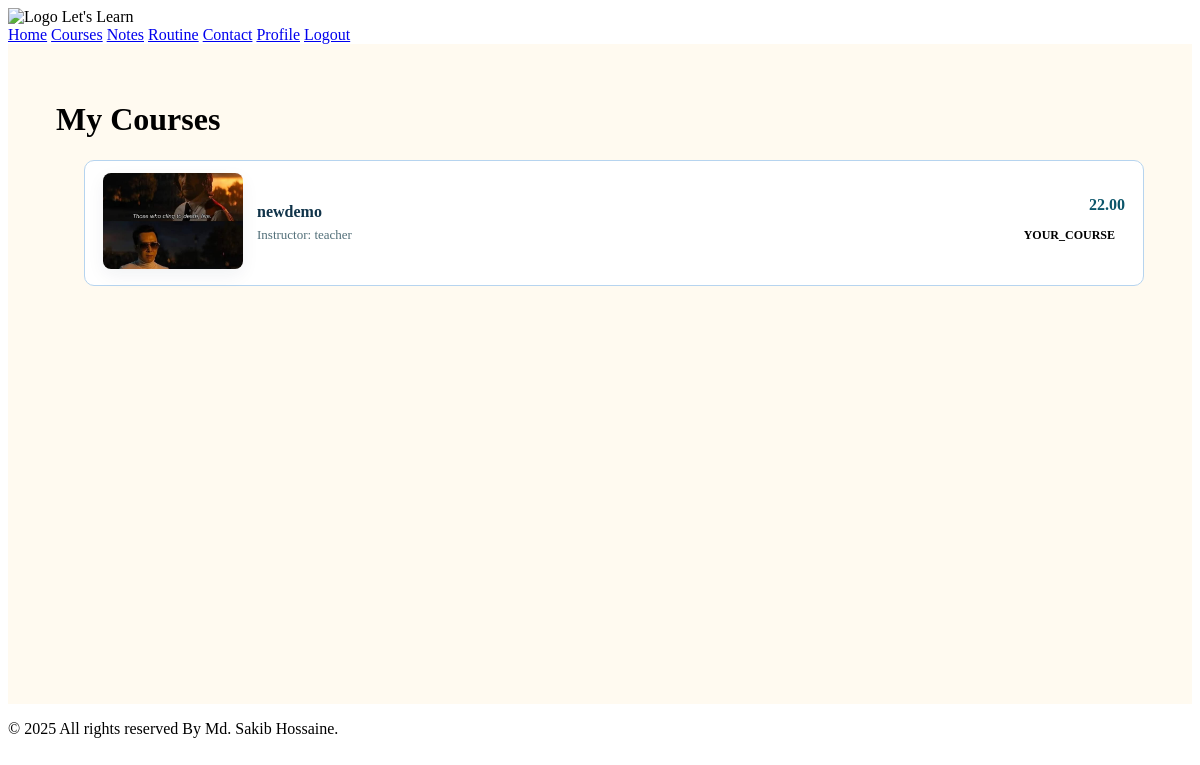
The page /my-courses/ (signed in) on the database as committed earlier.
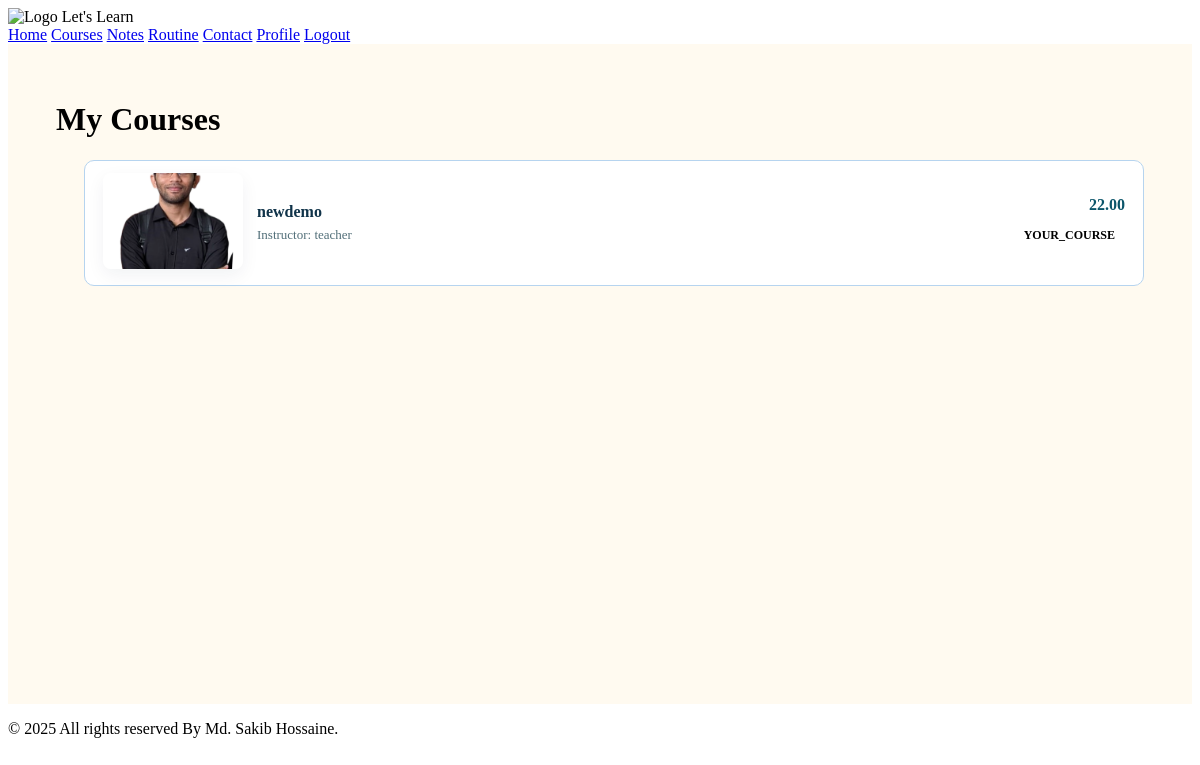
The same page on the database as committed later.
### courses/models.py (models this page shows, shortened)
class Course(models.Model):
    title = models.CharField(max_length=200)
    instructor = models.ForeignKey(
        settings.AUTH_USER_MODEL, on_delete=models.CASCADE, related_name="courses"
    )
    enrollment_year = models.PositiveIntegerField()
    current_price = models.DecimalField(max_digits=6, decimal_places=2)
    original_price = models.DecimalField(max_digits=6, decimal_places=2)
    image = models.ImageField(
        upload_to="course_images/", default="course_images/default.png", verbose_name="Course Image"
    )
    category = models.CharField(
        max_length=50,
        choices=[
            ("python", "Python"),
            ("web-development", "Web Development"),
            ("sql", "SQL"),
            ("php", "PHP"),
        ],
        default="python",
    )

### users/models.py (models this page shows, shortened)
class CustomUser(AbstractBaseUser, PermissionsMixin):
    USER_TYPE_CHOICES = (
        ('student', 'Student'),
        ('teacher', 'Teacher'),
    )
    profile_picture = models.ImageField(upload_to='profile_pics/', blank=True, null=True)
    email = models.EmailField(unique=True)
    username = models.CharField(max_length=150)
    user_type = models.CharField(max_length=10, choices=USER_TYPE_CHOICES)
    is_active = models.BooleanField(default=True)
    is_staff = models.BooleanField(default=False)
    class_name = models.CharField(max_length=100, blank=True, null=True)
    school_name = models.CharField(max_length=255, blank=True, null=True)
    address = models.CharField(max_length=255, blank=True, null=True)
    parent_phone = models.CharField(max_length=20, blank=True, null=True)
    qualification = models.CharField(max_length=255, blank=True, null=True)
    subjects_taught = models.CharField(max_length=255, blank=True, null=True)
    phone_number = models.CharField(max_length=20, blank=True, null=True)
    objects = CustomUserManager()
    USERNAME_FIELD = 'email'
    REQUIRED_FIELDS = ['username', 'user_type']

### courses/views.py (the view, shortened to what this page needs)
# urls.py: path("my-courses/", views.my_courses, name="my_courses"),
def my_courses(request):
    user_email = getattr(request.user, "email", None)
    payments = []
    owned = []
    if (
        getattr(request.user, "is_authenticated", False)
        and getattr(request.user, "user_type", None) == "teacher"
    ):
        teacher_courses = Course.objects.filter(instructor=request.user)
        for c in teacher_courses:
            pseudo_payment = type("P", (), {"status": "YOUR_COURSE"})()
            owned.append({"course": c, "payment": pseudo_payment})
        return render(request, "courses/mycourse.html", {"owned": owned, "payments": []})

### templates/courses/mycourse.html (shortened to what this page needs)
{% extends 'base.html' %}
{% load static %}
{% block content %}
<div class="container mycourses-container">
  <h1>My Courses</h1>
  {% if owned %}
  <ol class="mycourses-list">
      {% for item in owned %}
        {% with course=item.course payment=item.payment %}
        <li class="mycourse-item">
          <div class="thumb">
            {% if course.image %}
              <img src="{{ course.image.url }}" alt="{{ course.title }}">
            {% else %}
              <img src="{% static 'images/default.png' %}" alt="No image">
            {% endif %}
          </div>
          <div class="info">
            <a href="{% url 'course_detail' course.id %}" class="course-title">{{ course.title }}</a>
            <div class="course-sub">Instructor:
              {% if course.instructor.instructor_profile %}
                {{ course.instructor.instructor_profile.name }}{% if course.instructor.instructor_profile.credentials %}, {{ course.instructor.instructor_profile.credentials }}{% endif %}
              {% else %}
                {{ course.instructor.get_full_name }}{% if not course.instructor.get_full_name %}{{ course.instructor.username }}{% endif %}
              {% endif %}
            </div>
          </div>
          <div class="meta">
            <div class="price">{{ course.current_price }}</div>
            <div class="status {% if payment.status %}{{ payment.status|lower }}{% endif %}">
              {% if payment.status == 'SUCCESS' %}
                Purchased
              {% elif payment.status == 'PENDING' %}
                Pending
              {% else %}
                {{ payment.status }}
              {% endif %}
            </div>
          </div>
        </li>
        {% endwith %}
      {% endfor %}
  </ol>
  {% else %}
    <p>You have not purchased any courses yet.</p>
  {% endif %}
</div>
{% endblock content %}

Rows that differ between the two databases and show on the page:
changed Course "newdemo": course.image: a different picture
